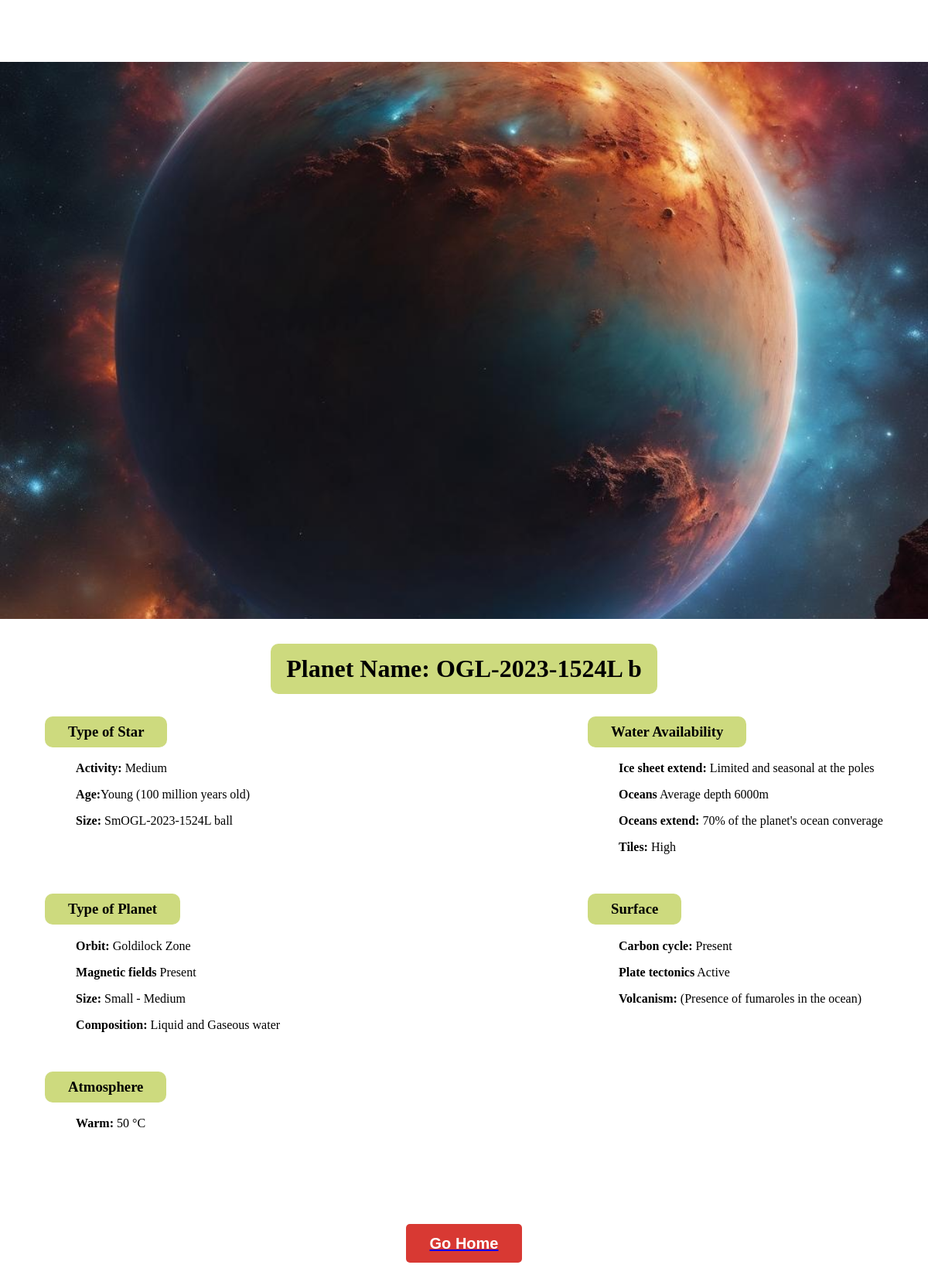
Screenshot of /app/our_exoplanet with the database file from the repository.
### app/models.py (models this page shows, shortened)
class planet(models. Model):
    name_planet = models.CharField(max_length=200)
    description = models.TextField()
    photo = models.ImageField(upload_to = 'media/static/img/', null = True)
    activity = models.ForeignKey(activity, on_delete=models.CASCADE)
    age = models.ForeignKey(age, on_delete=models.CASCADE)
    starSize = models.ForeignKey(starSize, on_delete=models.CASCADE)
    orbit = models.ForeignKey(orbit, on_delete=models.CASCADE)
    magneticFields = models.ForeignKey(magneticFields, on_delete=models.CASCADE)
    planetSize = models.ForeignKey(planetSize, on_delete=models.CASCADE)
    composition = models.CharField(max_length=100)
    warm = models.CharField(max_length=100)
    unitMeasurement = models.ForeignKey(unitMeasurement, on_delete=models.CASCADE)
    ice_sheet_extend = models.CharField(max_length=100)
    oceans = models.CharField(max_length=100)
    ocean_extend = models.CharField(max_length=100)
    tides = models.ForeignKey(tides, on_delete=models.CASCADE)
    carbonCycle = models.ForeignKey(carbonCycle, on_delete=models.CASCADE)
    plateTectonics = models.ForeignKey(plateTectonics, on_delete=models.CASCADE)
    volcanism =models.ForeignKey(measure, on_delete=models.CASCADE)

class activity(models.Model):
    name = models.CharField(max_length=20)
    def __str__(self):
        return self.name

class age(models.Model):
    name = models.CharField(max_length=20)
    def __str__(self):
        return self.name

class tides(models.Model):
    name = models.CharField(max_length=20)
    def __str__(self):
        return self.name

class orbit(models.Model):
    name = models.CharField(max_length=20)
    def __str__(self):
        return self.name

class magneticFields(models.Model):
    name = models.CharField(max_length=20)
    def __str__(self):
        return self.name

class planetSize(models.Model):
    name = models.CharField(max_length=20)
    def __str__(self):
        return self.name

class carbonCycle(models.Model):
    name = models.CharField(max_length=20)
    def __str__(self):
        return self.name

class plateTectonics(models.Model):
    name = models.CharField(max_length=20)
    def __str__(self):
        return self.name

class unitMeasurement(models.Model):
    name = models.CharField(max_length=20)
    def __str__(self):
        return self.name

### app/views.py (the view)
# urls.py: path('our_exoplanet', views.our_exoplanet, name = "our_exoplanet"),
def our_exoplanet(request):
    name = "OGL-2023-1524L b"
    exoplanet = planet.objects.get(name_planet = name)
    context={
        'exoplanet':exoplanet
    }
    return render(request,"our_exoplanet.html", context)

### app/templates/our_exoplanet.html (shortened to what this page needs)
{% load static %}
<!DOCTYPE html>
<html lang="en">
<head>
    <link href="{% static 'css/exoplanet.css' %}" rel="stylesheet">
</head>
<body>
    <header>
    </header>
    <main>
        <div class="home_fondo">
            <img src="{{exoplanet.photo.url}}" alt="">
        </div>
        <div class="container_planet">
            <div class="title-container">
                <h1>Planet Name: {{exoplanet.name_planet}}</h1>
            </div>
            <div class="content-container">
                <div class="item-container">
                    <h3>Type of Star</h3>
                    <div class="context">
                            <ul>
                                <li><b>Activity:</b> {{exoplanet.activity}}</li>
                                <li><b>Age:</b>{{exoplanet.age}}  (100 million years old)</li>
                                <li><b>Size:</b> Sm{{exoplanet.name_planet}}all</li>
                            </ul>
                    </div>
                </div>
                <div class="item-container">
                    <h3>Water Availability</h3>
                    <div class="context">
                            <ul>
                                <li><b>Ice sheet extend:</b> {{exoplanet.ice_sheet_extend}}</li>
                                <li><b>Oceans</b> {{exoplanet.oceans}}</li>
                                <li><b>Oceans extend:</b> {{exoplanet.ocean_extend}}</li>
                                <li><b>Tiles:</b> {{exoplanet.tides}}</li>
                            </ul>
                    </div>
                </div>
                <div class="item-container">
                    <h3>Type of Planet</h3>
                    <div class="context">
                            <ul>
                                <li><b>Orbit:</b> {{exoplanet.orbit}}</li>
                                <li><b>Magnetic fields</b> {{exoplanet.magneticFields}} </li>
                                <li><b>Size:</b> {{exoplanet.planetSize}}</li>
                                <li><b>Composition:</b> {{exoplanet.composition}}</li>
                            </ul>
                    </div>
                </div>
                <div class="item-container">
                    <h3>Surface</h3>
                    <div class="context">
                            <ul>
                                <li><b>Carbon cycle:</b> {{exoplanet.carbonCycle}}</li>
                                <li><b>Plate tectonics</b> {{exoplanet.plateTectonics}} </li>
                                <li><b>Volcanism:</b> {{exoplanet.volcanims}} (Presence of fumaroles in the ocean)</li>
                            </ul>
                    </div>
                </div>
                <div class="item-container">
                    <h3>Atmosphere</h3>
                    <div class="context">
                            <ul>
                                <li><b>Warm:</b> {{exoplanet.warm}} {{exoplanet.unitMeasurement}}</li>
                            </ul>
                    </div>
                </div>
            </div>
        </div>
    </main>
    <div class="end-main">
       <a href="http://127.0.0.1:8000/app/"><button class="btn_home">Go Home</button></a>
    </div>
</body>
</html>

### app/static/css/exoplanet.css (style rules this page uses)
body { margin: 0; padding: 0; height: 100vh; }
header { height: 80px; width: 100%; background-color: #fff; }
.home_fondo { height: 90vh; width: 100%; position: relative; overflow: hidden; }
.home_fondo img { width: 100%; position:absolute; top: -300px; }
.container_planet { display: flex; justify-content: center; align-items: center; margin-top: 2rem; flex-direction: column; }
.container_planet .title-container { background-color: #CDDA7E; padding: 10px; width: 40%; display: flex; justify-content: center; align-items: center; height: 45px; text-align: center; border-radius: 10px; margin-bottom: 10px; }
.content-container { display: grid; grid-template-columns: 1fr 1fr; column-gap: 20rem; }
.content-container .item-container .context ul { display: flex; flex-direction: column; list-style: none; }
.content-container .item-container .context ul li { margin-bottom: 1rem; }
.item-container h3 { background-color: #CDDA7E; padding: 10px 30px; width: fit-content; display: flex; justify-content: center; align-items: center; height: 20px; text-align: center; border-radius: 10px; }
.end-main { margin-top: 4rem; height: 100px; width: 100%; display: flex; justify-content: center; align-items:center; }
.end-main .btn_home { border: none; display: flex; text-align:center; justify-content: center; align-items: center; width: 150px; height: 50px; color: #fff; font-size: 20px; font-weight: 600; background-color: #D83933; border-radius: 5px; cursor: pointer; }

### rows the page displays
planet: photo (picture), name_planet "OGL-2023-1524L b", activity "Medium", age "Young", ice_sheet_extend "Limited and seasonal at the poles", oceans "Average depth 6000m", ocean_extend "70% of the planet's ocean converage", tides "High", orbit "Goldilock Zone", magneticFields "Present", planetSize "Small - Medium", composition "Liquid and Gaseous water", carbonCycle "Present", plateTectonics "Active", warm "50", unitMeasurement "°C"
